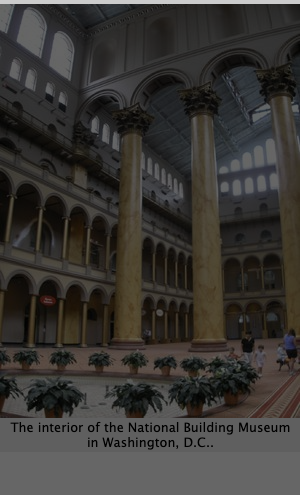
#> input picture Images/image105.png, 300 x 495 px
$ python -i preprocess.py   (imports and definitions only)
#> lines starting #> are read from the running program, lines starting #| are printed output that depends on the picture
import time
import numpy as np
from PIL import Image
import pandas as pd
from selenium import webdriver

#this file performs web scraping and basic preprocessing
def preprocess(i):
    URL_START = 'https://www.archinform.net/projekte/'
    URL_END = '.htm'

    browser = webdriver.Chrome()

    NTSC_formula = [0.299, 0.587, 0.114] #used for grayscale conversion
    dates = []
    images = []

    for i in range(i, i+120):
        CURR_URL = URL_START + str(i) + URL_END

        browser.get(CURR_URL)
        time.sleep(1)

        image = browser.find_elements_by_xpath('//div[@class="slick-slide slick-current slick-active slick-center"]')
        image_path = 'Images/image' + str(i) + '.png'

        if len(image) < 1:
            continue #only process the building if image data is available

        #get html for the table that stores date information for the building
        date_table = browser.find_elements_by_id('MenueCHROChild')

        #to get date, split on whitespace, take first four characters of third word, or fourth if "ca." is present
        if len(date_table) <= 0:
            continue #skip processing on any images without date

        if date_table[0].text.split()[2][0:3] == "ca.": #account for date format "ca. 1998"
            date = date_table[0].text.split()[3][0:4]
        else:
            date = date_table[0].text.split()[2][0:4]

        if not date.isnumeric():
            continue #skip processing on any images with incorrect date format

        dates.append(date)

        #saves image to the Images directory
        image[0].screenshot(image_path)

        #convert image to array
        image = Image.open(image_path)
        image = np.asarray(image)

        #convert to grayscale using standard NTSC formula
        gray_image = image[:,:,0] * NTSC_formula[0] + image[:,:,1] * NTSC_formula[1] + image[:,:,2] * NTSC_formula[2]

        #rewrite grayscale, cropped image to Images folder to manually verify grayscale conversion and cropping
        gray_image_check = Image.fromarray(gray_image)
        gray_image_check = gray_image_check.convert("L") #reduces image from 3 to 1 channel (R, G, B) -> (B/W)
        gray_image_path = 'Images/image' + str(i) + 'grey.jpeg'
        gray_image_check.save(gray_image_path)

        datefile.write(str(i) + ", " + date + '\n')

        images.append(gray_image)

    return (images, dates)

# [6 lines not run here, left out]

>>> import cv2
>>> picture = cv2.imread('Images/image105.png', cv2.IMREAD_GRAYSCALE)
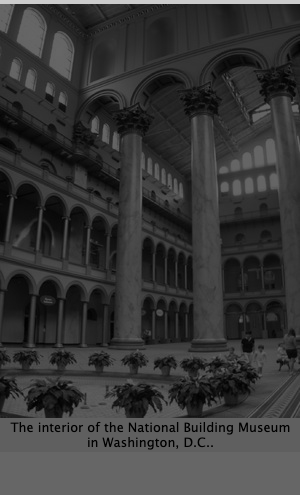
#> picture: shape (495, 300); min 0, max 204, mean 54.9
#> (the run stopped early here; a loop or call above may not have finished)

$ run again, on Images/image288.png
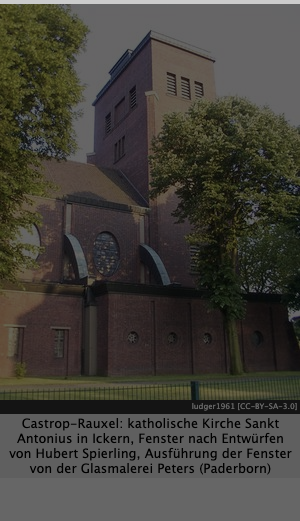
#> input picture Images/image288.png, 300 x 521 px
#> `picture = cv2.imread('Images/image105.png', cv2.IMREAD_GRAYSCALE)`:
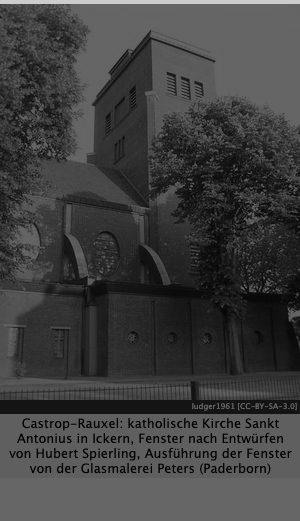
#> picture: shape (521, 300); min 0, max 204, mean 63.8

$ run again, on Images/image305.png
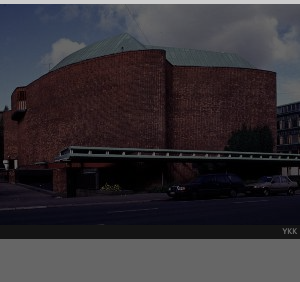
#> input picture Images/image305.png, 300 x 282 px
#> `picture = cv2.imread('Images/image105.png', cv2.IMREAD_GRAYSCALE)`:
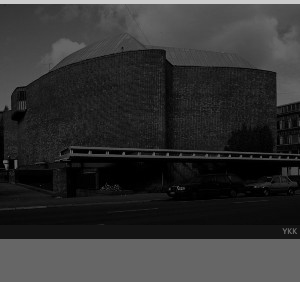
#> picture: shape (282, 300); min 0, max 204, mean 49.4
